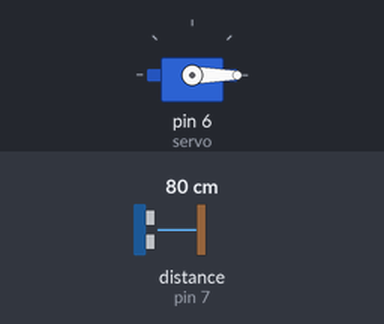
The sketch below on a simulated Arduino Uno, built with avr-gcc and run on an emulated ATmega328P. Parts: servo. Wiring (inferred from the names in the program): ultrasonic range finder: trigger pin 8; echo pin 7. The inputs (shaded band) are chosen by the test bench; at power-on: distance to the obstacle (sensor on pin 7) 80 cm. The echo pulse lasts 58.3 µs per cm; what the sketch prints to the serial monitor is not drawn.

Above: at 1.3 s.
1.4 s: distance to the obstacle (sensor on pin 7) set to 25 cm
2.9 s: distance to the obstacle (sensor on pin 7) set to 19 cm
At 3.7 s:
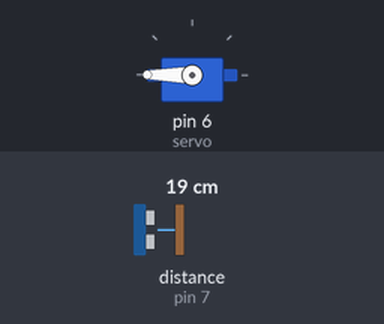
4.5 s: distance to the obstacle (sensor on pin 7) set to 250 cm
At 5.5 s:
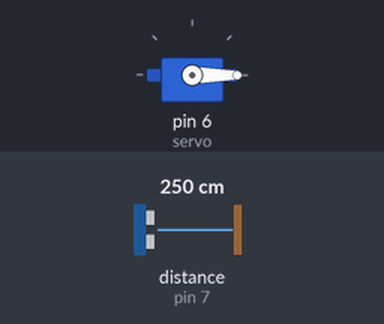
6.0 s: distance to the obstacle (sensor on pin 7) set to 18 cm
At 6.7 s:
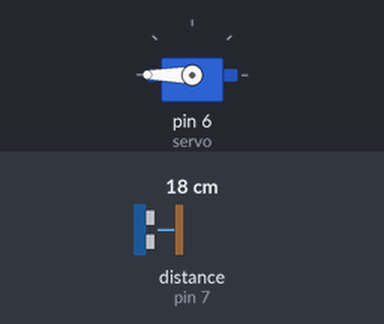
Timing chart, 0 to 8.5 s (numbered marks = the images above; inputs shaded):
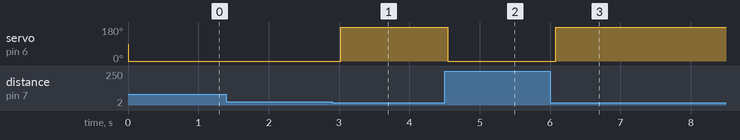

Measured:
- the behaviour switches between 22 and 21 cm on distance to the obstacle (sensor on pin 7) (found by bisection; images 0 and 1)
- after the input at 1.4 s, every drawn part: stays the same
- after the input at 2.9 s, servo on pin 6 (servo): 0° → 180° after 0.13 s
- after the input at 4.5 s, servo on pin 6 (servo): 180° → 0° after 0.05 s
- after the input at 6.0 s, servo on pin 6 (servo): 0° → 180° after 0.08 s

The sketch:

test2.ino
```cpp
#include <Servo.h> //Thư viện Servo
Servo myservo; //Khai báo myservo dùng để điều khiển servo
int servo = 6; //Chân servo nối vào chân số 6 trên Arduino

const int trig = 8; //Khai báo chân trig nối với chân số 8 là hằng số
const int echo = 7; //Khai báo chân echo nối với chân số 7 là hằng số

unsigned long thoigian; //Thời gian là kiểu số nguyên
int khoangcach; //Khoảng cách là kiểu số nguyên

void setup()
{
  Serial.begin(9600); //Mở cổng Serial ở 9600

  myservo.attach(servo); //Khởi động servo

  pinMode(trig, OUTPUT); //Chân trig xuất tín hiệu
  pinMode(echo, INPUT); //Chân echo nhận tín hiệu
}

void loop()
{
  //Phát xung từ chân trig, độ rộng tối thiểu là 10ms
  digitalWrite(trig,0); //Tắt chân trig
  delayMicroseconds(2);
  digitalWrite(trig,1); //bật chân trig để phát xung
  delayMicroseconds(10); //Xung có độ rộng là 10 microsecond
  digitalWrite(trig,0);

  //Chân echo sẽ nhận xung phản xạ lại
  //Và đo độ rộng xung cao ở chân echo
  thoigian = pulseIn (echo, HIGH);

  //Tính khoảng cách đến vật thể (Đơn vị đo là cm)
  //Tốc độ của âm thanh trong không khí là 340 m/s, tương đương 29,412 microSeconds/cm,
  //Do thời gian được tính từ lúc phát tín hiệu tới khi sóng âm phản xạ lại,
  //vì vậy phải chia cho 2
  khoangcach = int (thoigian / 2 / 29.412);

  if (khoangcach <= 20) //Nếu khoảng cách tới vật nhỏ hơn 20cm
  {
    Serial.println("Có vật");
    myservo.write(180); //Servo quay tới 180 độ
  }
  else
  {
    Serial.println("Không có vật");
    myservo.write(0); //Servo nằm ở 0 độ
  }

  //In lên Serial kết quả
  Serial.print("Khoảng cách: ");
  Serial.print(khoangcach);
  Serial.println("cm");

  delay(500);

}
```
